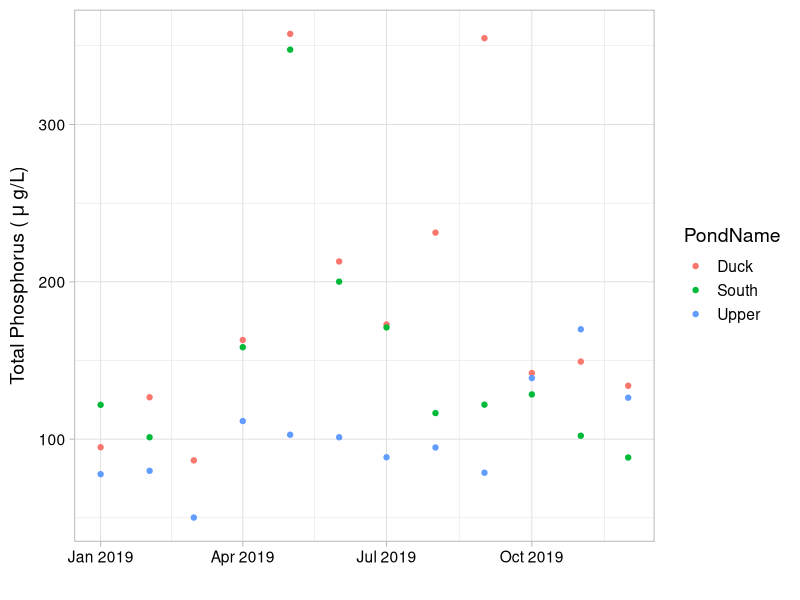
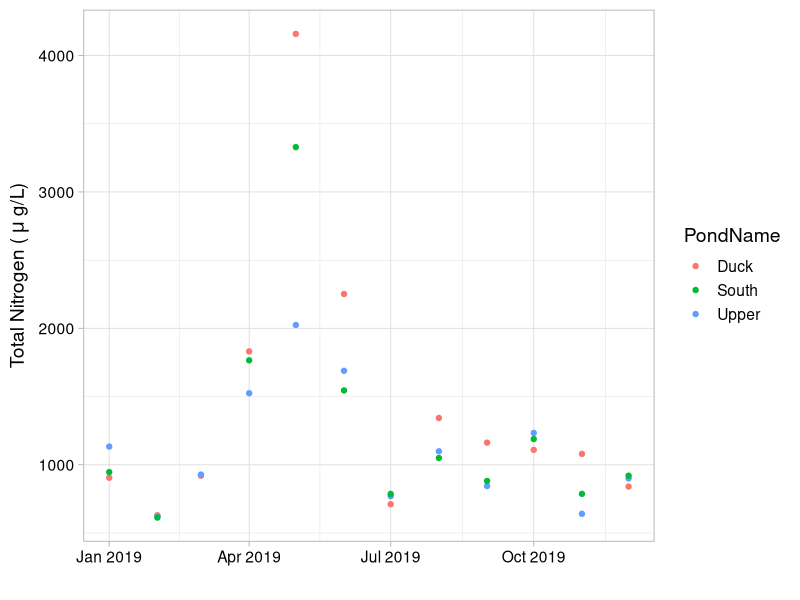
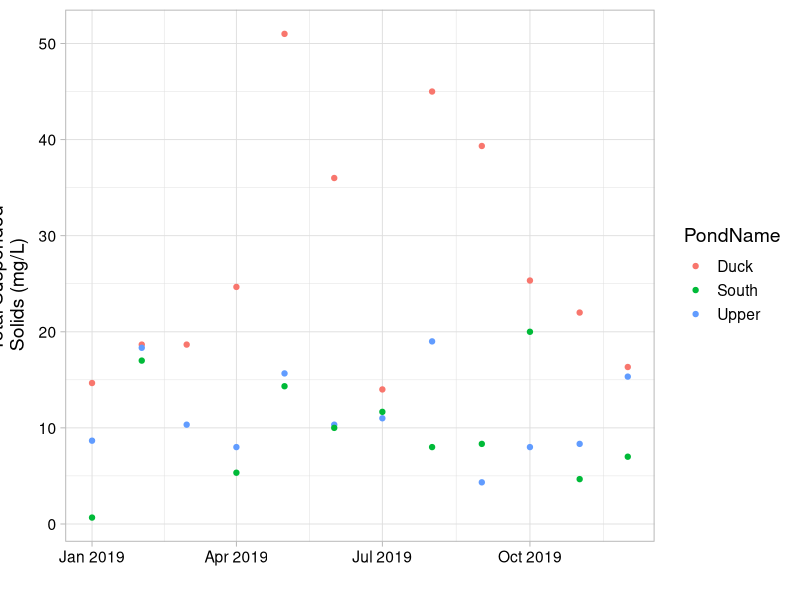
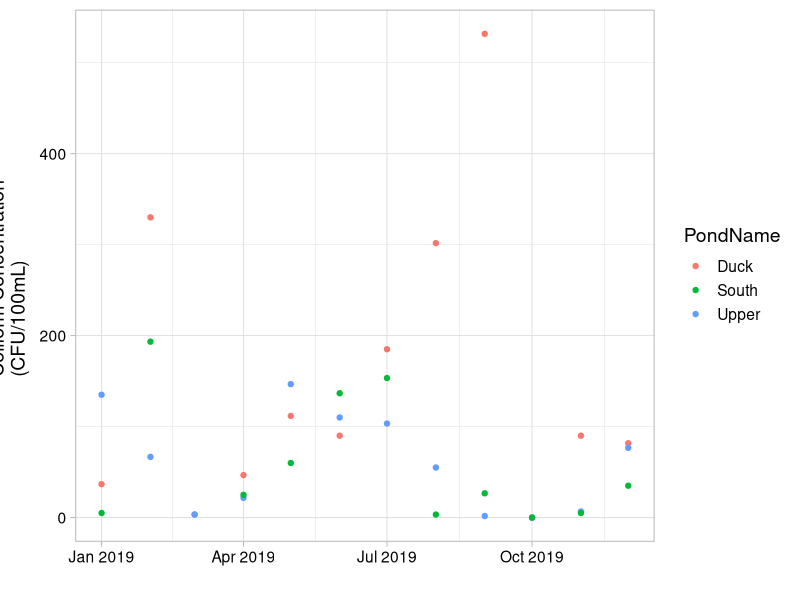
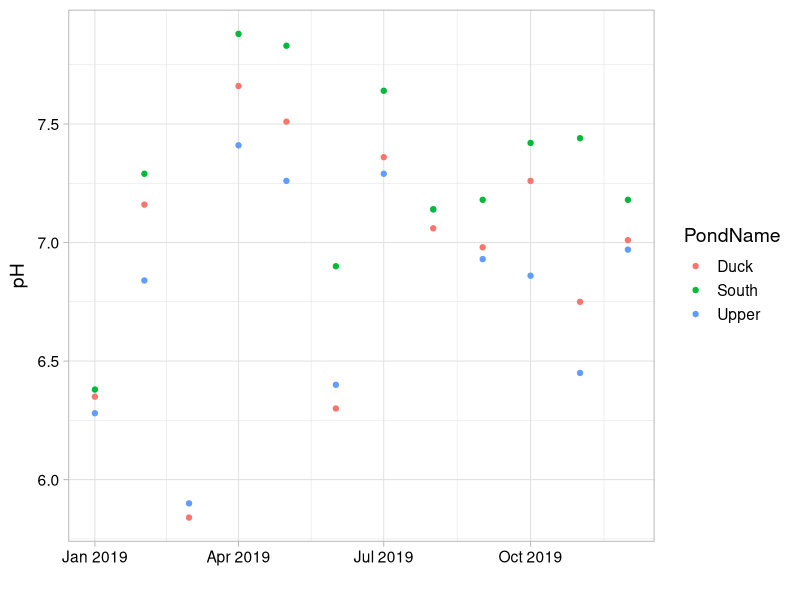
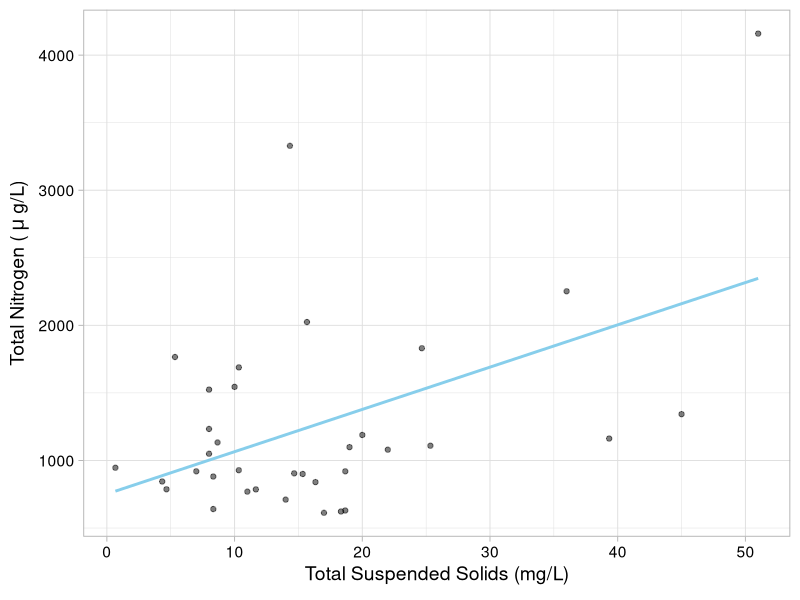
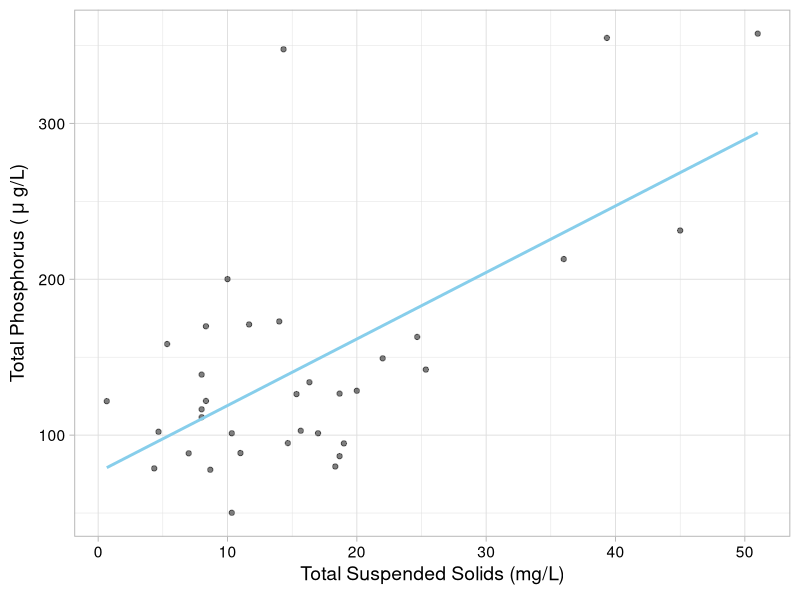
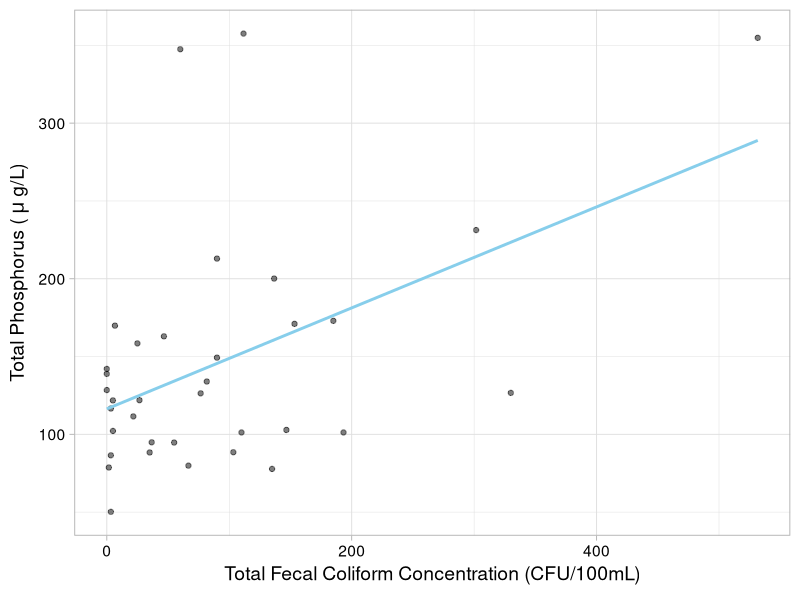

Reproduce these figures in R, in order. (Note: this script raises an error after producing the figures.)
## ---- chunk 1
getwd()
library(dplyr)
library(tidyr)
library(tidyverse)

mytheme <- theme_light(base_size = 14) +
  theme(axis.text = element_text(color = "black"), 
        legend.position = "right")
theme_set(mytheme)


#Uploading Data

Duck<-read.csv("./Raw/DG2019_DuckPond_NEW.csv")
Upper<-read.csv("./Raw/DG2019_UpperPond_NEW.csv")
South<-read.csv("./Raw/DG2019_SouthPond_NEW.csv")


Duck$Date <- as.Date(Duck$Date, format = "%m/%d/%y")
Duck$PondName<-c("Duck")

Upper$Date <- as.Date(Upper$Date, format = "%m/%d/%y")
Upper$PondName<-c("Upper")

South$Date <- as.Date(South$Date, format = "%m/%d/%y")
South$PondName<-c("South")


Join1<- full_join(Duck, Upper)
fulljoined<- full_join(Join1, South)
DGPonds2019<- fulljoined
## ---- chunk 2


mean(Duck$TP)
max(Duck$TP)
min(Duck$TP)

mean(Duck$TN)
max(Duck$TN)
min(Duck$TN)

mean(Duck$TSS)
max(Duck$TSS)
min(Duck$TSS)

mean(Duck$FecalColiform)
max(Duck$FecalColiform)
min(Duck$FecalColiform)

mean(Duck$pH)
max(Duck$pH)
min(Duck$pH)
## ---- chunk 3

mean(South$TP)
max(South$TP)
min(South$TP)

mean(South$TN)
max(South$TN)
min(South$TN)

mean(South$TSS)
max(South$TSS)
min(South$TSS)

mean(South$FecalColiform)
max(South$FecalColiform)
min(South$FecalColiform)

mean(South$pH)
max(South$pH)
min(South$pH)
## ---- chunk 4

mean(Upper$TP)
max(Upper$TP)
min(Upper$TP)

mean(Upper$TN)
max(Upper$TN)
min(Upper$TN)

mean(Upper$TSS)
max(Upper$TSS)
min(Upper$TSS)

mean(Upper$FecalColiform)
max(Upper$FecalColiform)
min(Upper$FecalColiform)

mean(Upper$pH)
max(Upper$pH)
min(Upper$pH)
## ---- chunk 5

ggplot(DGPonds2019) +
  geom_point(aes(x = Date, y = TP, color = PondName))+
  ylab(expression("Total Phosphorus ("~mu~"g/L)"))+
  xlab("")+
  mytheme

ggplot(DGPonds2019) +
  geom_point(aes(x = Date, y = TN, color = PondName))+
  ylab(expression("Total Nitrogen ("~mu~"g/L)"))+
  xlab("")+
  mytheme

ggplot(DGPonds2019) +
  geom_point(aes(x = Date, y = TSS, color = PondName))+
  ylab(expression("Total Suspended \nSolids (mg/L)"))+
  xlab("")+
  mytheme

ggplot(DGPonds2019) +
  geom_point(aes(x = Date, y = FecalColiform, color = PondName))+
  ylab(expression("Total Fecal \nColiform Concentration \n(CFU/100mL)"))+
  xlab("")+
  mytheme

ggplot(DGPonds2019) +
  geom_point(aes(x = Date, y = pH, color = PondName))+
  ylab(expression("pH"))+
  xlab("")+
  mytheme
## ---- chunk 6
#Does TSS predict TN or TP?
#Linear REgression

#TN_TSS
DGregression1<-lm(DGPonds2019$TSS~DGPonds2019$TN)
summary(DGregression1)

cor.test(DGPonds2019$TSS, DGPonds2019$TN)


#TP_TSS
DGregression2<-lm(DGPonds2019$TSS~DGPonds2019$TP)
summary(DGregression2)

cor.test(DGPonds2019$TSS, DGPonds2019$TP)
## ---- chunk 7

TN_TSS <-
ggplot(DGPonds2019, 
       aes(x = TSS, y = TN)) + 
geom_point( alpha=0.5)+
  geom_smooth(method = 'lm', se = FALSE, color = "skyblue")+
  xlab(expression("Total Suspended Solids (mg/L)"))+
ylab(expression("Total Nitrogen ("~mu~"g/L)"))+
  mytheme
print(TN_TSS)



TP_TSS <-
ggplot(DGPonds2019, 
       aes(x = TSS, y = TP)) + 
geom_point( alpha=0.5)+
  geom_smooth(method = 'lm', se = FALSE, color = "skyblue")+
  xlab(expression("Total Suspended Solids (mg/L)"))+
ylab(expression("Total Phosphorus ("~mu~"g/L)"))+
  mytheme
print(TP_TSS)


## ---- chunk 8

DGregression3<-lm(DGPonds2019$FecalColiform~DGPonds2019$TN)
summary(DGregression3)

cor.test(DGPonds2019$FecalColiform, DGPonds2019$TN)




DGregression4<-lm(DGPonds2019$FecalColiform~DGPonds2019$TP)
summary(DGregression4)

cor.test(DGPonds2019$FecalColiform, DGPonds2019$TP)


TP_Fecal <-
ggplot(DGPonds2019, 
       aes(x = FecalColiform
           , y = TP)) + 
geom_point( alpha=0.5)+
  geom_smooth(method = 'lm', se = FALSE, color = "skyblue")+
   xlab(expression("Total Fecal Coliform Concentration (CFU/100mL)"))+
ylab(expression("Total Phosphorus ("~mu~"g/L)"))+
  mytheme
print(TP_Fecal)

TN_Fecal <-
ggplot(DGPonds2019, 
       aes(x = FecalColiform
           , y = TN)) + 
geom_point( alpha=0.5)+
  geom_smooth(method = 'lm', se = FALSE, color = "skyblue")+
   xlab(expression("Total Fecal Coliform Concentration (CFU/100mL)"))+
ylab(expression("Total Nitrogen ("~mu~"g/L)"))+
  mytheme
print(TN_Fecal)

## ---- chunk 9
write.csv(DGPonds2019, row.names = FALSE, file = ("./Processed/DG2019_Combined_PROCESSED"))

